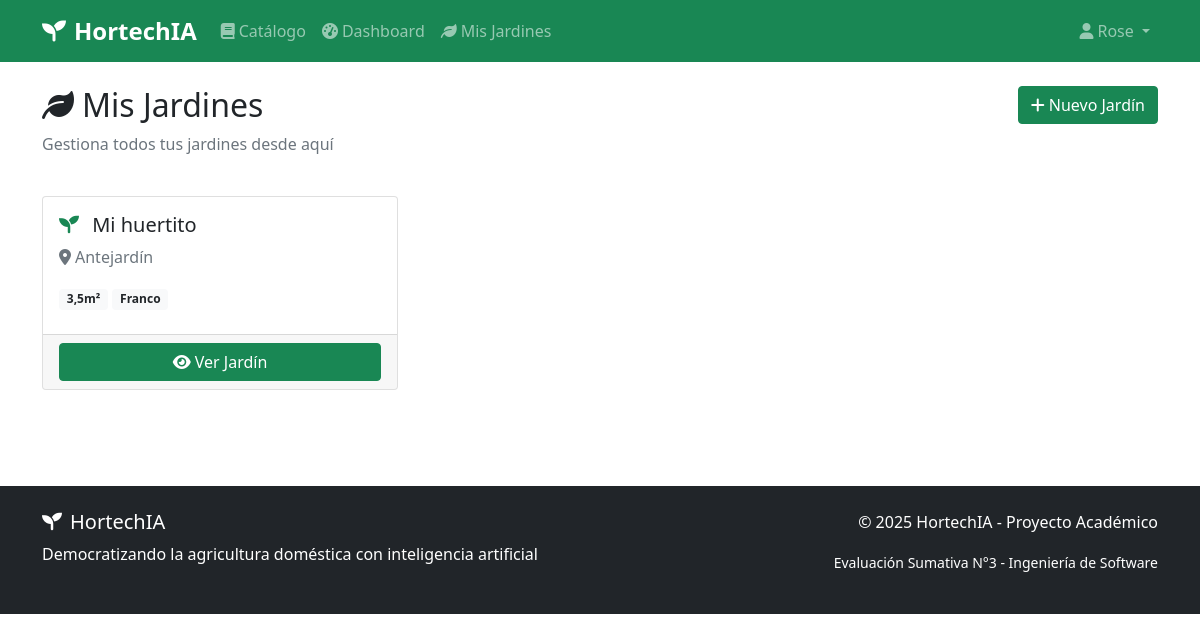
The app's page /jardines/ (signed in) with its own data.
### core/models.py (models this page shows, shortened)
class CustomUser(AbstractUser):
    EXPERIENCE_LEVELS = [
        ('beginner', 'Principiante'),
        ('intermediate', 'Intermedio'),
        ('advanced', 'Avanzado'),
    ]
    email = models.EmailField(unique=True)
    phone_number = models.CharField(
        max_length=15,
        validators=[RegexValidator(r'^\+?1?\d{9,15}$')],
        blank=True,
        help_text="Formato: '+999999999'. Hasta 15 dígitos."
    )
    location = models.CharField(max_length=100, blank=True)
    experience_level = models.CharField(
        max_length=20,
        choices=EXPERIENCE_LEVELS,
        default='beginner'
    )
    available_space = models.PositiveIntegerField(
        help_text="Espacio disponible en metros cuadrados",
        null=True,
        blank=True
    )
    created_at = models.DateTimeField(auto_now_add=True)
    updated_at = models.DateTimeField(auto_now=True)
    USERNAME_FIELD = 'email'
    REQUIRED_FIELDS = ['username']
    class Meta:
        verbose_name = "Usuario"
        verbose_name_plural = "Usuarios"

### gardens/models.py (models this page shows, shortened)
class Garden(models.Model):
    SOIL_TYPES = [
        ('sandy', 'Arenoso'),
        ('clay', 'Arcilloso'),
        ('loamy', 'Franco'),
        ('rocky', 'Rocoso'),
    ]
    EXPOSURE_TYPES = [
        ('full_sun', 'Sol directo'),
        ('partial_sun', 'Sol parcial'),
        ('shade', 'Sombra'),
    ]
    owner = models.ForeignKey(User, on_delete=models.CASCADE, related_name='gardens')
    name = models.CharField(max_length=100)
    location = models.CharField(max_length=200)
    size_m2 = models.FloatField(validators=[MinValueValidator(0.1)])
    soil_type = models.CharField(max_length=20, choices=SOIL_TYPES)
    sun_exposure = models.CharField(max_length=20, choices=EXPOSURE_TYPES)
    has_irrigation = models.BooleanField(default=False)
    notes = models.TextField(blank=True)
    created_at = models.DateTimeField(auto_now_add=True)
    updated_at = models.DateTimeField(auto_now=True)

### core/views.py (the view)
# urls.py: path('jardines/', gardens_list, name='gardens_list'),
@login_required
def gardens_list(request):
    gardens = Garden.objects.filter(owner=request.user)
    paginator = Paginator(gardens, 6)
    page_number = request.GET.get('page')
    page_obj = paginator.get_page(page_number)
    return render(request, 'gardens/gardens_list.html', {'page_obj': page_obj})

### templates/gardens/gardens_list.html (shortened to what this page needs)
{% extends 'base.html' %}
{% block content %}
<div class="container py-4">
    <div class="row mb-4">
        <div class="col-md-8">
            <h2><i class="fas fa-leaf me-2"></i>Mis Jardines</h2>
            <p class="text-muted">Gestiona todos tus jardines desde aquí</p>
        </div>
        <div class="col-md-4 text-md-end">
            <a href="{% url 'create_garden' %}" class="btn btn-success">
                <i class="fas fa-plus me-1"></i>Nuevo Jardín
            </a>
        </div>
    </div>
    {% if page_obj %}
        <div class="row">
            {% for garden in page_obj %}
            <div class="col-md-6 col-lg-4 mb-4">
                <div class="card h-100">
                    <div class="card-body">
                        <h5 class="card-title">
                            <i class="fas fa-seedling text-success me-2"></i>
                            {{ garden.name }}
                        </h5>
                        <p class="card-text text-muted">
                            <i class="fas fa-map-marker-alt me-1"></i>{{ garden.location }}
                        </p>
                        <div class="mb-2">
                            <span class="badge bg-light text-dark">{{ garden.size_m2 }}m²</span>
                            <span class="badge bg-light text-dark">{{ garden.get_soil_type_display }}</span>
                        </div>
                    </div>
                    <div class="card-footer">
                        <a href="{% url 'garden_detail' garden.id %}" class="btn btn-success w-100">
                            <i class="fas fa-eye me-1"></i>Ver Jardín
                        </a>
                    </div>
                </div>
            </div>
            {% endfor %}
        </div>
    {% endif %}
</div>
{% endblock %}

### templates/base.html (shortened to what this page needs)
<!DOCTYPE html>
<html lang="es">
<head>
    <link href="https://cdn.jsdelivr.net/npm/bootstrap@5.1.3/dist/css/bootstrap.min.css" rel="stylesheet">
    <link href="https://cdnjs.cloudflare.com/ajax/libs/font-awesome/6.0.0/css/all.min.css" rel="stylesheet">
</head>
<body>
    <nav class="navbar navbar-expand-lg navbar-dark bg-success">
        <div class="container">
            <a class="navbar-brand" href="{% url 'home' %}">
                <i class="fas fa-seedling me-2"></i>HortechIA
            </a>
            <div class="collapse navbar-collapse" id="navbarNav">
                <ul class="navbar-nav me-auto">
                    <li class="nav-item">
                        <a class="nav-link" href="{% url 'plants_catalog' %}">
                            <i class="fas fa-book me-1"></i>Catálogo
                        </a>
                    </li>
                    {% if user.is_authenticated %}
                    <li class="nav-item">
                        <a class="nav-link" href="{% url 'dashboard' %}">
                            <i class="fas fa-tachometer-alt me-1"></i>Dashboard
                        </a>
                    </li>
                    <li class="nav-item">
                        <a class="nav-link" href="{% url 'gardens_list' %}">
                            <i class="fas fa-leaf me-1"></i>Mis Jardines
                        </a>
                    </li>
                    {% endif %}
                </ul>
                <ul class="navbar-nav ms-auto">
                    {% if user.is_authenticated %}
                    <li class="nav-item dropdown">
                        <a class="nav-link dropdown-toggle" href="#" id="navbarDropdown" role="button" data-bs-toggle="dropdown">
                            <i class="fas fa-user me-1"></i>{{ user.first_name|default:user.username }}
                        </a>
                    </li>
                    {% else %}
                    <li class="nav-item">
                        <a class="nav-link" href="{% url 'login' %}">
                            <i class="fas fa-sign-in-alt me-1"></i>Iniciar Sesión
                        </a>
                    </li>
                    {% endif %}
                </ul>
            </div>
        </div>
    </nav>
    <main>
        {% block content %}{% endblock %}
    </main>
    <footer class="bg-dark text-white py-4 mt-5">
        <div class="container">
            <div class="row">
                <div class="col-md-6">
                    <h5><i class="fas fa-seedling me-2"></i>HortechIA</h5>
                    <p>Democratizando la agricultura doméstica con inteligencia artificial</p>
                </div>
                <div class="col-md-6 text-md-end">
                    <p>&copy; 2025 HortechIA - Proyecto Académico</p>
                    <p><small>Evaluación Sumativa N°3 - Ingeniería de Software</small></p>
                </div>
            </div>
        </div>
    </footer>
</body>
</html>

### templates/base.html (style rules this page uses)
.navbar-brand { font-weight: bold; font-size: 1.5rem; }

### records on screen
CustomUser: first_name "Rose"
Garden: name "Mi huertito", location "Antejardín", size_m2 "3,5", soil_type "Franco"
